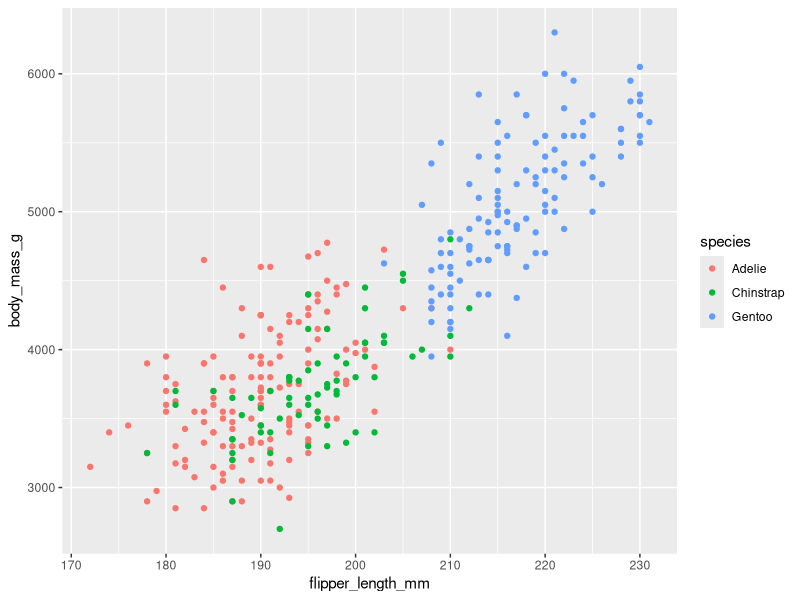
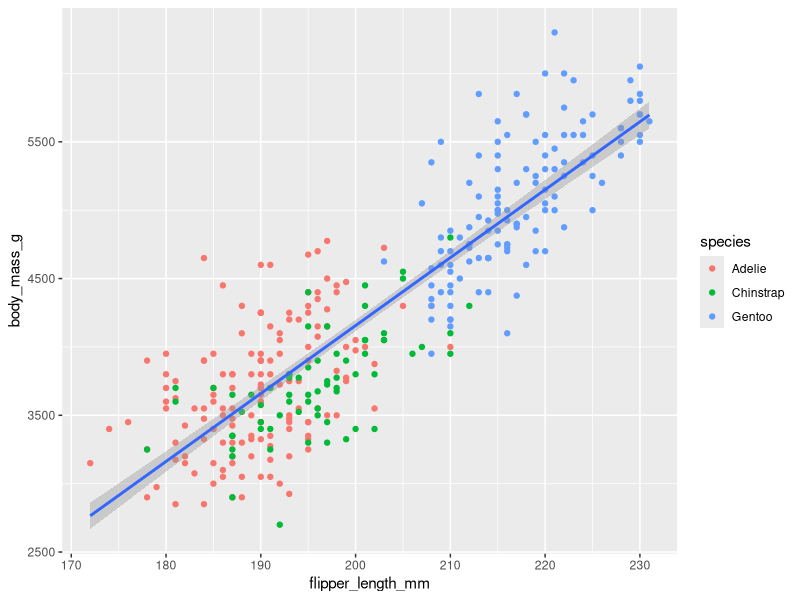

Generate these figures, in order, with R:
library(tidyverse)
library(palmerpenguins)
library(ggplot2)
library(ggthemes)

ggplot(
  data = penguins,
  mapping = aes(x = flipper_length_mm, y = body_mass_g, color = species),
) + geom_point()

ggplot(data = penguins,
       mapping = aes(x = flipper_length_mm, y = body_mass_g)) +
  geom_point(mapping = aes(color = species)) +
  geom_smooth(method = 'lm')
